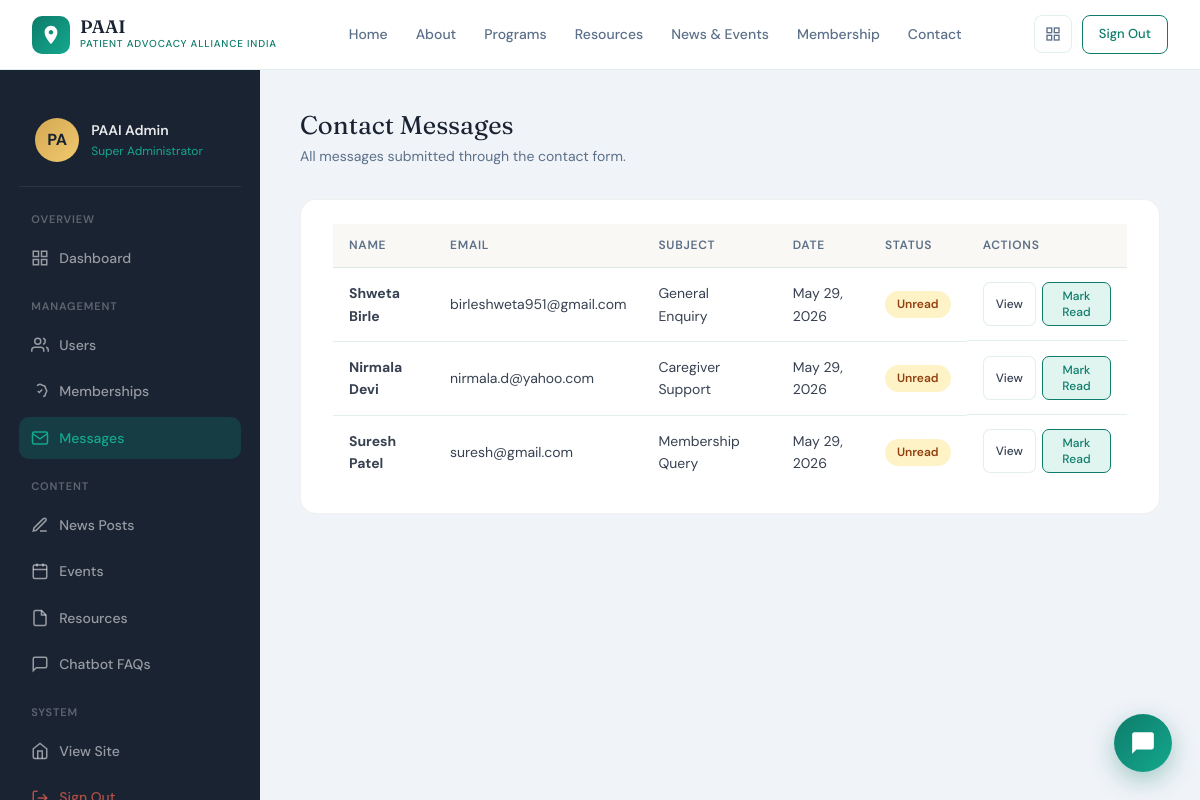
Screenshot of /admin/messages (signed in) with the database file from the repository.
### app/models/__init__.py (models this page shows, shortened)
class User(UserMixin, db.Model):
    __tablename__ = 'users'
    id            = db.Column(db.Integer, primary_key=True)
    full_name     = db.Column(db.String(120), nullable=False)
    email         = db.Column(db.String(150), unique=True, nullable=False, index=True)
    phone         = db.Column(db.String(20))
    password_hash = db.Column(db.String(256), nullable=False)
    role          = db.Column(db.String(20), default='user')
    is_active     = db.Column(db.Boolean, default=True)
    city          = db.Column(db.String(80))
    state         = db.Column(db.String(80))
    profile_pic   = db.Column(db.String(256), default='default_avatar.png')
    created_at    = db.Column(db.DateTime, default=datetime.utcnow)
    last_login    = db.Column(db.DateTime)
    membership = db.relationship(
        'MembershipApplication',
        foreign_keys='MembershipApplication.user_id',
        backref='user',
        uselist=False
    )
    saved_resources = db.relationship('SavedResource', backref='user', lazy='dynamic')
    event_regs      = db.relationship('EventRegistration', backref='user', lazy='dynamic')
    notifications   = db.relationship('Notification', backref='user', lazy='dynamic')
    chat_sessions   = db.relationship('ChatSession', backref='user', lazy='dynamic')
    def get_initials(self):
        parts = self.full_name.strip().split()
        return (parts[0][0] + (parts[-1][0] if len(parts) > 1 else '')).upper()

class ContactMessage(db.Model):
    __tablename__ = 'contact_messages'
    id         = db.Column(db.Integer, primary_key=True)
    name       = db.Column(db.String(120), nullable=False)
    email      = db.Column(db.String(150), nullable=False)
    subject    = db.Column(db.String(200), nullable=False)
    message    = db.Column(db.Text, nullable=False)
    is_read    = db.Column(db.Boolean, default=False)
    replied_at = db.Column(db.DateTime)
    created_at = db.Column(db.DateTime, default=datetime.utcnow)

### app/routes/admin.py (the view)
@admin_bp.route('/messages')
@admin_required
def messages():
    msgs = ContactMessage.query.order_by(ContactMessage.created_at.desc()).all()
    return render_template('admin/messages.html', messages=msgs)

### app/models/__init__.py (called while the page is built)
@login_manager.user_loader
def load_user(user_id):
    return User.query.get(int(user_id))

### app/routes/admin.py (called while the page is built)
def admin_required(f):
    @wraps(f)
    @login_required
    def decorated(*args, **kwargs):
        if current_user.role != 'admin':
            flash('Admin access required.', 'danger')
            return redirect(url_for('public.home'))
        return f(*args, **kwargs)
    return decorated

### app/templates/admin/messages.html (shortened to what this page needs)
{% extends "admin/base_admin.html" %}
{% block admin_content %}
<div class="admin-header">
  <div><h1>Contact Messages</h1><p>All messages submitted through the contact form.</p></div>
</div>
<div class="admin-card">
  {% if messages %}
  <div style="overflow-x:auto">
    <table class="data-table">
      <thead>
        <tr><th>Name</th><th>Email</th><th>Subject</th><th>Date</th><th>Status</th><th>Actions</th></tr>
      </thead>
      <tbody>
        {% for msg in messages %}
        <tr>
          <td><strong>{{ msg.name }}</strong></td>
          <td>{{ msg.email }}</td>
          <td>{{ msg.subject }}</td>
          <td>{{ msg.created_at.strftime('%b %d, %Y') }}</td>
          <td><span class="status-badge {{ 'status-approved' if msg.is_read else 'status-pending' }}">{{ 'Read' if msg.is_read else 'Unread' }}</span></td>
          <td style="display:flex;gap:6px">
            <button class="action-btn"
              data-name="{{ msg.name | e }}"
              data-email="{{ msg.email | e }}"
              data-subject="{{ msg.subject | e }}"
              data-body="{{ msg.message | e }}"
              onclick="showMsg(this)">View</button>
            {% if not msg.is_read %}
            <form method="POST" action="{{ url_for('admin.mark_read', msg_id=msg.id) }}" style="display:inline">
              <button class="action-btn success" type="submit">Mark Read</button>
            </form>
            {% endif %}
          </td>
        </tr>
        {% endfor %}
      </tbody>
    </table>
  </div>
  {% else %}
  <div style="text-align:center;padding:3rem;color:var(--slate-light)">No contact messages yet.</div>
  {% endif %}
</div>
{% endblock %}

### app/templates/admin/base_admin.html (shortened to what this page needs)
{% extends "base.html" %}
{% block content %}
<div class="admin-layout">
  <aside class="admin-sidebar">
    <div class="sidebar-user">
      <div class="u-avatar">{{ current_user.get_initials() }}</div>
      <div>
        <div class="u-name">{{ current_user.full_name }}</div>
        <div class="u-role">Super Administrator</div>
      </div>
    </div>
    <div class="sec-label">Overview</div>
    <ul class="nav-list">
      <li><a class="nav-item {{ 'active' if request.endpoint == 'admin.dashboard' }}" href="{{ url_for('admin.dashboard') }}"><svg viewBox="0 0 24 24"><rect x="3" y="3" width="7" height="7"/><rect x="14" y="3" width="7" height="7"/><rect x="14" y="14" width="7" height="7"/><rect x="3" y="14" width="7" height="7"/></svg>Dashboard</a></li>
    </ul>
    <div class="sec-label">Management</div>
    <ul class="nav-list">
      <li><a class="nav-item {{ 'active' if 'users' in request.endpoint }}" href="{{ url_for('admin.users') }}"><svg viewBox="0 0 24 24"><path d="M17 21v-2a4 4 0 0 0-4-4H5a4 4 0 0 0-4 4v2"/><circle cx="9" cy="7" r="4"/><path d="M23 21v-2a4 4 0 0 0-3-3.87M16 3.13a4 4 0 0 1 0 7.75"/></svg>Users</a></li>
      <li><a class="nav-item {{ 'active' if 'membership' in request.endpoint }}" href="{{ url_for('admin.memberships') }}"><svg viewBox="0 0 24 24"><path d="M9 12l2 2 4-4M7.835 4.697a3.42 3.42 0 0 0 1.946-.806 3.42 3.42 0 0 1 4.438 0 3.42 3.42 0 0 0 1.946.806 3.42 3.42 0 0 1 3.138 3.138 3.42 3.42 0 0 0 .806 1.946 3.42 3.42 0 0 1 0 4.438 3.42 3.42 0 0 0-.806 1.946 3.42 3.42 0 0 1-3.138 3.138"/></svg>Memberships</a></li>
      <li><a class="nav-item {{ 'active' if 'messages' in request.endpoint }}" href="{{ url_for('admin.messages') }}"><svg viewBox="0 0 24 24"><path d="M4 4h16c1.1 0 2 .9 2 2v12c0 1.1-.9 2-2 2H4c-1.1 0-2-.9-2-2V6c0-1.1.9-2 2-2z"/><polyline points="22,6 12,13 2,6"/></svg>Messages</a></li>
    </ul>
    <div class="sec-label">Content</div>
    <ul class="nav-list">
      <li><a class="nav-item {{ 'active' if 'news' in request.endpoint }}" href="{{ url_for('admin.news_list') }}"><svg viewBox="0 0 24 24"><path d="M12 20h9M16.5 3.5a2.121 2.121 0 0 1 3 3L7 19l-4 1 1-4L16.5 3.5z"/></svg>News Posts</a></li>
      <li><a class="nav-item {{ 'active' if 'event' in request.endpoint }}" href="{{ url_for('admin.events_list') }}"><svg viewBox="0 0 24 24"><rect x="3" y="4" width="18" height="18" rx="2" ry="2"/><line x1="16" y1="2" x2="16" y2="6"/><line x1="8" y1="2" x2="8" y2="6"/><line x1="3" y1="10" x2="21" y2="10"/></svg>Events</a></li>
      <li><a class="nav-item {{ 'active' if 'resource' in request.endpoint }}" href="{{ url_for('admin.resources_list') }}"><svg viewBox="0 0 24 24"><path d="M14 2H6a2 2 0 0 0-2 2v16a2 2 0 0 0 2 2h12a2 2 0 0 0 2-2V8z"/><polyline points="14,2 14,8 20,8"/></svg>Resources</a></li>
      <li><a class="nav-item {{ 'active' if 'faq' in request.endpoint }}" href="{{ url_for('admin.faqs_list') }}"><svg viewBox="0 0 24 24"><path d="M21 15a2 2 0 0 1-2 2H7l-4 4V5a2 2 0 0 1 2-2h14a2 2 0 0 1 2 2z"/></svg>Chatbot FAQs</a></li>
    </ul>
    <div class="sec-label">System</div>
    <ul class="nav-list">
      <li><a class="nav-item" href="{{ url_for('public.home') }}"><svg viewBox="0 0 24 24"><path d="M3 9l9-7 9 7v11a2 2 0 0 1-2 2H5a2 2 0 0 1-2-2z"/><polyline points="9,22 9,12 15,12 15,22"/></svg>View Site</a></li>
      <li><a class="nav-item danger" href="{{ url_for('auth.logout') }}"><svg viewBox="0 0 24 24"><path d="M9 21H5a2 2 0 0 1-2-2V5a2 2 0 0 1 2-2h4"/><polyline points="16,17 21,12 16,7"/><line x1="21" y1="12" x2="9" y2="12"/></svg>Sign Out</a></li>
    </ul>
  </aside>
  <main class="admin-main">
    {% block admin_content %}{% endblock %}
  </main>
</div>
{% endblock %}

### app/static/css/main.css (style rules this page uses)
:root { --teal: #0d7c6a; --teal-light: #14a88e; --teal-pale: #e0f4f0; --teal-dark: #085a4d; --gold: #d4a853; --gold-light: #f0c96e; --cream: #faf8f4; --slate: #1a2332; --slate-mid: #2d3f55; --slate-light: #5c7089; --text-body: #374151; --border: rgba(13,124,106,0.12); --danger: #c0392b; --success: #1a7a5e; --warning: #d97706; --shadow-sm: 0 2px 8px rgba(0,0,0,0.06); --shadow-md: 0 8px 25px rgba(0,0,0,0.10); --shadow-lg: 0 20px 50px rgba(13,124,106,0.12); }
*, *::before, *::after { box-sizing: border-box; margin: 0; padding: 0; }
html { scroll-behavior: smooth; font-size: 16px; }
body { font-family: 'DM Sans', -apple-system, sans-serif; color: var(--text-body); background: #fff; line-height: 1.6; -webkit-font-smoothing: antialiased; }
h1, h2, h3, h4 { font-family: 'Fraunces', Georgia, serif; color: var(--slate); line-height: 1.2; }
a { transition: color 0.2s; }

### app/templates/base.html (style rules this page uses)
*,*::before,*::after { box-sizing:border-box;margin:0;padding:0 }
html { scroll-behavior:smooth }
body { font-family:'DM Sans',sans-serif;color:#374151;background:#fff;overflow-x:hidden;-webkit-font-smoothing:antialiased }
h1,h2,h3,h4 { font-family:'Fraunces',serif }
:root { --teal:#0d7c6a;--teal-light:#14a88e;--teal-pale:#e0f4f0;--teal-dark:#085a4d;--gold:#d4a853;--gold-light:#f0c96e;--cream:#faf8f4;--slate:#1a2332;--slate-mid:#2d3f55;--slate-light:#5c7089;--border:rgba(13,124,106,0.12) }
.status-badge { display:inline-block;padding:4px 12px;border-radius:100px;font-size:12px;font-weight:600 }
.status-pending { background:#fef3c7;color:#92400e }

### app/templates/admin/base_admin.html (style rules this page uses)
.admin-layout { display:grid;grid-template-columns:260px 1fr;min-height:100vh;padding-top:70px }
.admin-sidebar { background:var(--slate);padding:2rem 1.2rem;position:sticky;top:70px;height:calc(100vh - 70px);overflow-y:auto }
.admin-sidebar .sidebar-user { display:flex;align-items:center;gap:12px;padding:1rem 1rem 1.5rem;border-bottom:1px solid rgba(255,255,255,.08);margin-bottom:1.5rem }
.admin-sidebar .u-avatar { width:44px;height:44px;border-radius:50%;background:linear-gradient(135deg,var(--gold),var(--gold-light));display:flex;align-items:center;justify-content:center;color:var(--slate);font-weight:700;font-size:16px;flex-shrink:0 }
.admin-sidebar .u-name { font-size:14px;font-weight:600;color:rgba(255,255,255,.9) }
.admin-sidebar .u-role { font-size:12px;color:var(--teal-light) }
.admin-sidebar .sec-label { font-size:11px;color:rgba(255,255,255,.3);text-transform:uppercase;letter-spacing:.08em;font-weight:600;padding:0 12px;margin:1.2rem 0 8px }
.admin-sidebar .nav-list { list-style:none }
.admin-sidebar .nav-item { display:flex;align-items:center;gap:10px;padding:10px 12px;border-radius:10px;cursor:pointer;color:rgba(255,255,255,.55);font-size:14px;font-weight:500;transition:all .15s;margin-bottom:4px;text-decoration:none }
.admin-sidebar .nav-item.active { background:rgba(13,124,106,.3);color:var(--teal-light) }
.admin-sidebar .nav-item svg { width:18px;height:18px;flex-shrink:0;fill:none;stroke:currentColor;stroke-width:2 }
.admin-sidebar .nav-item.danger { color:rgba(239,100,80,.7) }
.admin-main { background:#f0f3f8;padding:2.5rem;overflow-y:auto }
.admin-header { margin-bottom:2rem;display:flex;align-items:center;justify-content:space-between }
.admin-header h1 { font-size:1.6rem;color:var(--slate);font-weight:400 }
.admin-header p { font-size:14px;color:var(--slate-light);margin-top:4px }
.admin-card { background:white;border-radius:16px;padding:1.5rem 2rem;border:1px solid rgba(0,0,0,.06);margin-bottom:1.5rem }
.data-table { width:100%;border-collapse:collapse }
.data-table th { text-align:left;font-size:12px;font-weight:600;color:var(--slate-light);text-transform:uppercase;letter-spacing:.06em;padding:12px 16px;border-bottom:1px solid var(--border);background:var(--cream) }
.data-table td { padding:14px 16px;font-size:14px;color:var(--text-body);border-bottom:1px solid var(--border) }
.data-table tr:last-child td { border-bottom:none }
.action-btn { display:inline-flex;align-items:center;gap:6px;padding:5px 12px;border-radius:7px;font-size:12px;font-weight:500;cursor:pointer;border:1px solid var(--border);background:white;color:var(--text-body);transition:all .15s;text-decoration:none;font-family:'DM Sans',sans-serif }
.action-btn.success { border-color:var(--teal);color:var(--teal);background:var(--teal-pale) }

### rows the page displays
User: get_initials "PA", full_name "PAAI Admin"
ContactMessage: name "Shweta Birle", email "birleshweta951@gmail.com", subject "General Enquiry", created_at "May 29, 2026", is_read "Unread"
ContactMessage: name "Nirmala Devi", email "nirmala.d@yahoo.com", subject "Caregiver Support", created_at "May 29, 2026", is_read "Unread"
ContactMessage: name "Suresh Patel", email "suresh@gmail.com", subject "Membership Query", created_at "May 29, 2026", is_read "Unread"
